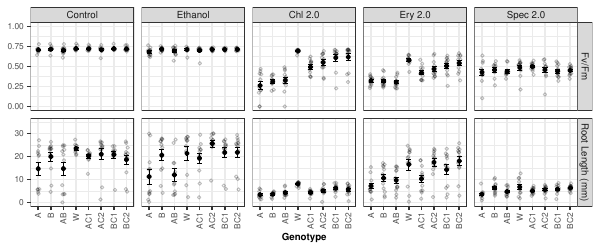

Generate this figure with R:
library(tidyverse)
library(patchwork)

X2023_Sept_rescue <- read.csv("RescueComplementation.csv")

#This code replaces the placeholders values for drug concentration with their actual values
X2023_Sept_rescue$DC = factor(X2023_Sept_rescue$DC, labels = c("Control", "Ethanol", "Chl 2.0", "Ery 2.0", "Spec 2.0"))
#This code replaces the BA value for genotype with AB
X2023_Sept_rescue$Genotype = factor(X2023_Sept_rescue$Genotype, levels = c("A", "B", "AB", "W", "AC1", "AC2", "BC1", "BC2"))


FvFm.plot <- ggplot(X2023_Sept_rescue, aes(x=Genotype, y=FvFm, group=DC)) +
  geom_point(cex=1.5,pch=1.0,position=position_jitter(w=0.1,h=0), alpha=0.5) +
  stat_summary(fun.data = 'mean_se', geom = 'errorbar', width=0.1) +
  stat_summary(fun.data = 'mean_se', geom = 'pointrange') +
  #  geom_point(data=mean.FvFm.data, aes(x=Genotype, y=FvFm)) +
  facet_grid(~DC) +
  ylab("Fv/Fm")


Root.plot <- ggplot(X2023_Sept_rescue, aes(x=Genotype, y=root_mm, group=DC)) +
  geom_point(cex=1.5,pch=1.0,position=position_jitter(w=0.1,h=0), alpha=0.5) +
  stat_summary(fun.data = 'mean_se', geom = 'errorbar', width=0.1) +
  stat_summary(fun.data = 'mean_se', geom = 'pointrange') +
  #  geom_point(data=mean.Root.data, aes(x=Genotype, y=root_mm)) +
  facet_grid(~DC) +
  ylab("Root Length (mm)") +
  theme(axis.text.x = element_text(angle = 90, hjust = 1, vjust = 0.5))

#Ths uses the patchwork library to combine the two saved plots in vertical orientation (Fv/Fm on top of root)
combined.plot <- FvFm.plot / Root.plot

#This code reformats the table in a way that will allow for making FvFm and root plots with a single ggplot call
X2023_Sept_rescue.long <- X2023_Sept_rescue %>%
  pivot_longer(
    cols = c(FvFm, root_mm),
    names_to = "Phenotype",
    values_to = "PhenotypeValue"
  )

#Rename Root to Root Length (mm) and FvFm to Fv/Fm
X2023_Sept_rescue.long$Phenotype = factor(X2023_Sept_rescue.long$Phenotype, labels = c("Fv/Fm", "Root Length (mm)"))

#calculating averages but this has been commented out below
mean.phenotype.data <- X2023_Sept_rescue.long %>% 
  filter(!is.na(PhenotypeValue)) %>% 
  group_by(Genotype, DC, Phenotype) %>% 
  summarise(PhenotypeValue = mean(PhenotypeValue))


#This is a hack to allow for both manually specifying the y axis limits and have them different for the different rows in the grid (ggplot lets you do one of those but not both)
#it is implemented with teh geom_blank lines in the ggplot call below
X2023_Sept_rescue.long <- X2023_Sept_rescue.long %>%
  mutate(ymin = case_when(
    Phenotype == "Fv/Fm" ~ 0,
    Phenotype == "Root Length (mm)" ~ 0,
    TRUE ~ NA_real_
  ),
  ymax = case_when(
    Phenotype == "Fv/Fm" ~ 1,
    Phenotype == "Root Length (mm)" ~ 35,
    TRUE ~ NA_real_
  ))


combined.plot.grid <- ggplot(X2023_Sept_rescue.long, aes(x=Genotype, y=PhenotypeValue)) +
  geom_point(cex=0.8,pch=1,position=position_jitter(w=0.1,h=0), alpha=0.25) +
  stat_summary(fun.data = 'mean_se', geom = 'errorbar', width=0.4, linewidth=0.25) +
  stat_summary(fun.data = 'mean_se', geom = 'pointrange', size=0.125, linewidth=0.25) +
  #  geom_point(data=mean.phenotype.data, aes(x=Genotype, y=PhenotypeValue)) +
  facet_grid(Phenotype~DC, scales="free_y") +
  geom_blank(aes(y = ymin)) +  #part of the hack to manually scale y axis      
  geom_blank(aes(y = ymax)) +  #part of the hack to manually scale y axis   
  labs(y = NULL) +
  theme_bw() +
  theme(
  axis.text.x = element_text(angle = 90, hjust = 1, vjust = 0.5), 
  axis.text = element_text(size=6),
  axis.title = element_text(size=7, face="bold"),
  strip.text = element_text(size=7, margin = margin(t = 2, r = 2, b = 2, l = 2))
)

combined.plot.grid

ggsave("RescueComplementation.pdf", width=6, height=2.5)